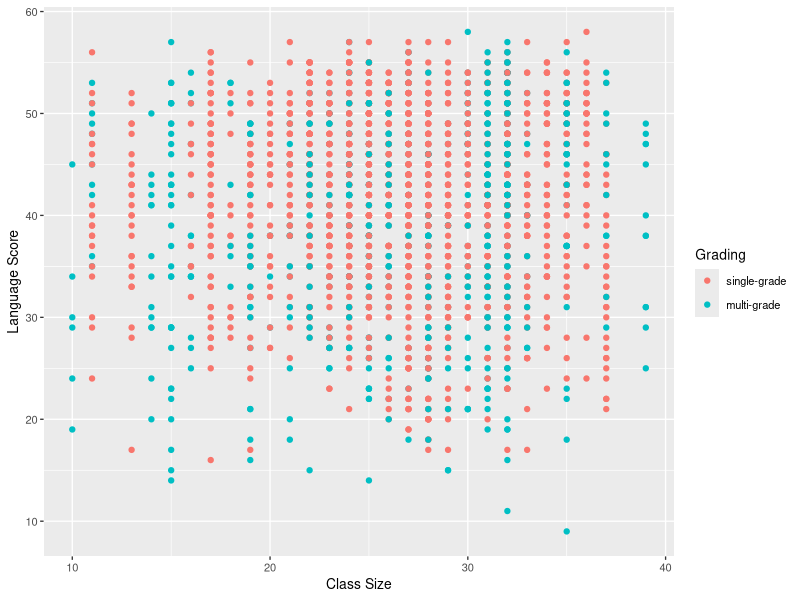
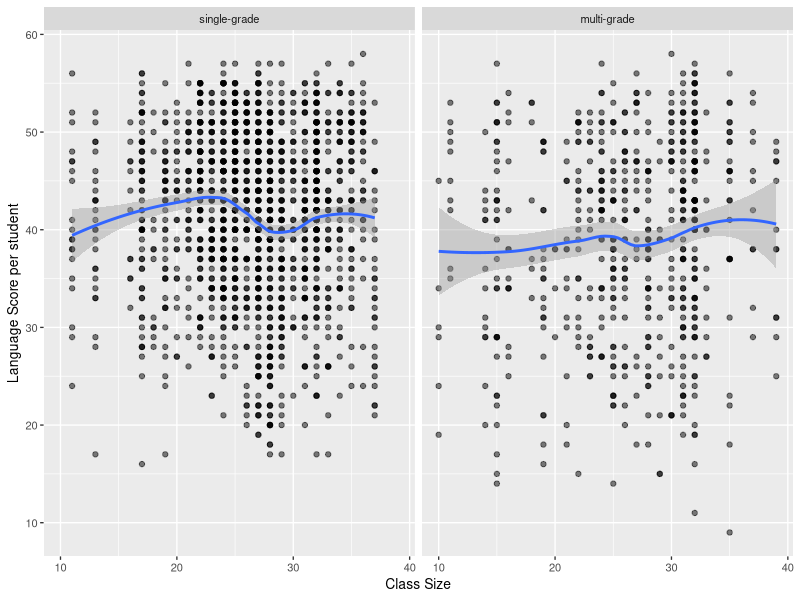
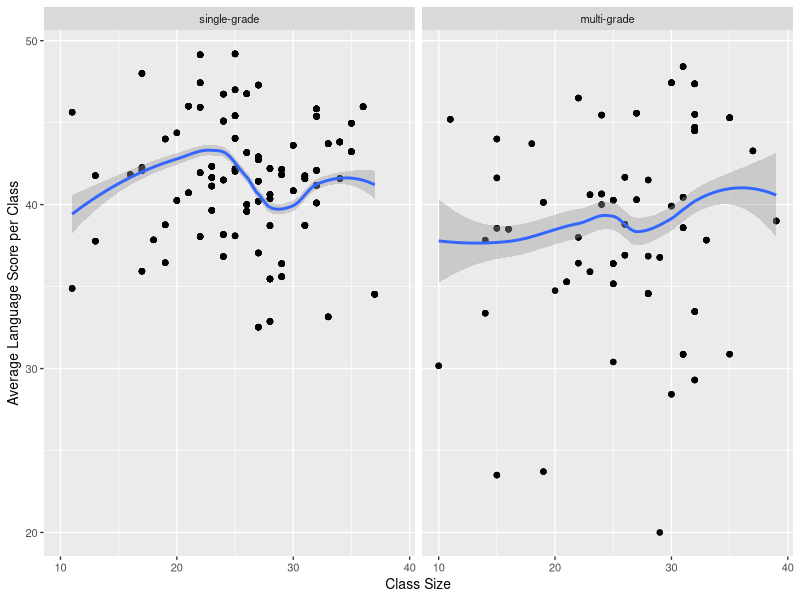
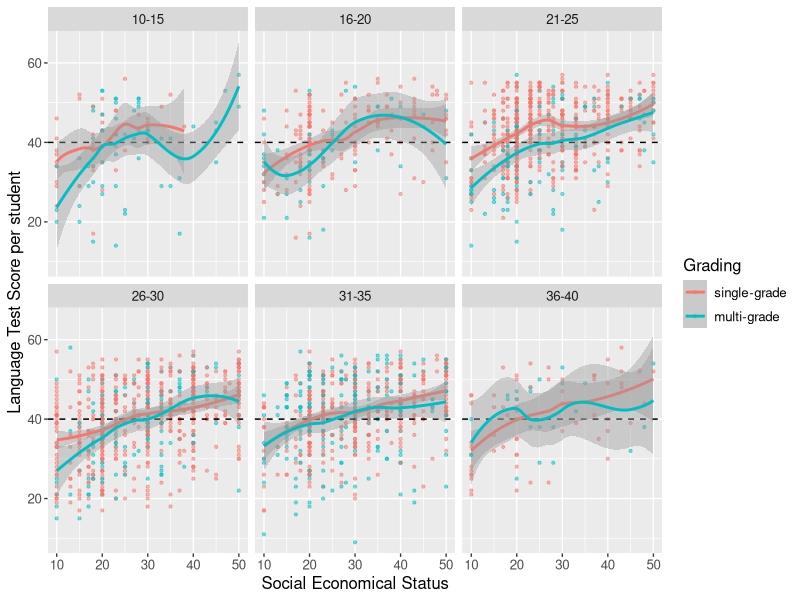

R code for these plots, in order:
## ---- chunk 1
# Setup options for R Markdown
knitr::opts_chunk$set(
  echo       = FALSE,    # Do not print code
  warning    = FALSE,    # Suppress warnings
  message    = FALSE,    # Suppress messages
  fig.align  = "center", # Center figures
  fig.width  = 2.7,      # Good standard figure width for single-panel figures
  fig.height = 2.4       # Good standard figure height for single-panel figures
)

library(tidyverse)

# Set a theme for ggplot2
theme_set(theme_grey(base_size = 10))

# Set options
options(
  digits = 3, # limit the number of significant digits
  width  = 63 # limit the width of code output
)
## ---- chunk 2
data("nlschools", package = "MASS")

?nlschools
head(nlschools)
glimpse(nlschools)
## ---- chunk 3

nlschools2 <-
  as_tibble(nlschools) %>%
  mutate(
    COMB = fct_recode(COMB, "single-grade" = "0", "multi-grade" = "1")) %>% # relabel the factor levels
  rename(
    "grading" = COMB,  # rename variables
    "lang_score" = lang,
    "ID" = class,
    "size" = GS,
    "soc_eco_stat" = SES,
    "verb_IQ" = IQ)

head(nlschools2) # check the result
  
## ---- chunk 4

# Naive plot
nlschools2 %>%
  ggplot(aes(y= lang_score, x = size, col = grading)) + 
  geom_point() +
  labs(
    x = "Class Size", 
    y = "Language Score",
    main = "Naive Scatter Plot",
    col = "Grading"
  )

## ---- chunk 5

# smoothing method
nlschools2 %>%
  ggplot(aes(y= lang_score, x = size)) + 
  geom_point(alpha = 0.5) +
  geom_smooth(method = "loess") +
  facet_wrap(vars(grading)) + # we facet by grading of class (factor) 
  labs(
    x = "Class Size", 
    y = "Language Score per student",
    main = "Scatter Plot"
  )

## ---- chunk 6
# tibble of the mean language score per class for 131 classes 
class_mean <- 
  nlschools2 %>%
  group_by(ID) %>% 
  summarise(mean(lang_score), verb_IQ, size, soc_eco_stat, grading) # need to include all other 5 variables


# better variable name
class_mean <- 
  class_mean %>%
  rename("mean_per_class" = "mean(lang_score)") 

# Scatter Plot 
class_mean %>%
  ggplot(aes(y = mean_per_class, x = size)) + # much smaller data & less overlapping
  geom_point(alpha = 0.5) +
  geom_smooth(method = "loess") +
  facet_wrap(vars(grading)) + # we facet by grading of class (factor) 
  labs(
    x = "Class Size", 
    y = "Average Language Score per Class",
    main = "Scatter Plot of the Average Language Score vs Class Size"
  ) 

## ---- chunk 7

# make size into a factor with 6 levels for better illustration 
nlschools2 <- 
  nlschools2 %>%
  mutate(class_lev = cut(
    size,
    c(10, 15, 20, 25, 30, 35, 40),
    labels = c("10-15", "16-20", "21-25", "26-30", "31-35", "36-40"),
    ordered_result = TRUE)) %>%
    na.omit()

#summary(class_mean$soc_eco_stat)

nlschools2 %>%
  ggplot(aes(soc_eco_stat, lang_score, col = grading)) +
  geom_point(alpha = 0.5, cex = 0.8) +
  geom_hline(yintercept = 40, lty = 2) + # reference line for easier comparison
  facet_wrap("class_lev") +
  geom_smooth() +
  labs(
    x = "Social Economical Status", 
    y = "Language Test Score per student",
    main = "Scatter Plot of Language Score vs the Social Economical Status",
    col = "Grading"
  ) +
  theme(text = element_text(size = 12)) # the font size of # Axis titles

